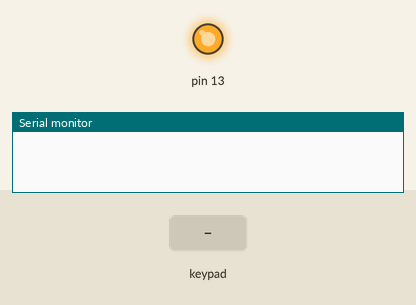
A sketch run on a simulated Arduino Uno, built with avr-gcc and run on an emulated ATmega328P. Shown: output pins drawn as LEDs (lit = HIGH), the last lines printed to the serial monitor. The inputs (shaded band) are chosen by the test bench. At 2.3 s the program stops and its outputs stay as they are.

Above: at 1.2 s.
1.3 s: key '1' pressed
At 3.0 s:
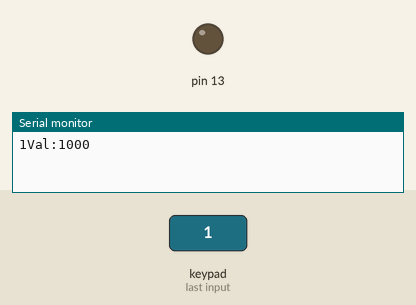
Timing chart, 0 to 3.8 s (numbered marks = the images above; inputs shaded):
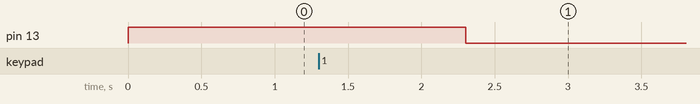

The sketch:

KeyPad.ino
```cpp
#include <Event.h>
#include <Timer.h>
#include <Keypad.h>

const byte numRows= 4; //number of rows on the keypad
const byte numCols= 4; //number of columns on the keypad

Timer Time;

//keymap defines the key pressed according to the row and columns just as appears on the keypad
char keymap[numRows][numCols]=
{
{'1', '2', '3', 'A'},
{'4', '5', '6', 'B'},
{'7', '8', '9', 'C'},
{'*', '0', '#', 'D'}
};

//Code that shows the the keypad connections to the arduino terminals
byte rowPins[numRows] = {9,8,7,6}; //Rows 0 to 3
byte colPins[numCols]= {5,4,3,2}; //Columns 0 to 3

//initializes an instance of the Keypad class
Keypad myKeypad= Keypad(makeKeymap(keymap), rowPins, colPins, numRows, numCols);

void setup()
{
  pinMode(13,OUTPUT);
Serial.begin(9600);


}

//If key is pressed, this key is stored in 'keypressed' variable
//If key is not equal to 'NO_KEY', then this key is printed out
//if count=17, then count is reset back to 0 (this means no key is pressed during the whole keypad scan process
void loop()
{
char keypressed = myKeypad.getKey();
if (keypressed != NO_KEY)
{
Serial.print(keypressed);
unsigned int val=(keypressed-48)*1000;
Serial.print("Val:");
Serial.println(val);
Time.after(val,Exit);
}
digitalWrite(13,HIGH);
Time.update();
}
void Exit(){
  digitalWrite(13,LOW);
  exit(0);
  }
```

Measured:
- after the input at 1.3 s, pin 13: HIGH → LOW after 1.0 s
